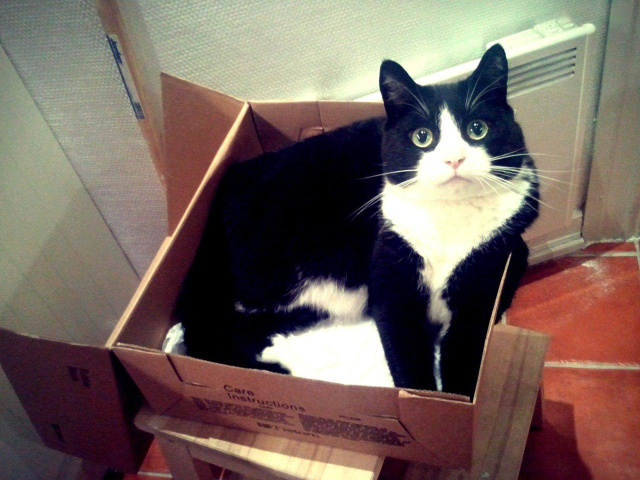
#> input picture CoreFunction/cat.jpg, 1280 x 960 px (shown at 1/2 size)
$ python basic_operation.py
#> lines starting #> are read from the running program, lines starting #| are printed output that depends on the picture; after the words box and inside, x2 and y2 are one past the last pixel; in counts of white or black regions, pixels touching at a corner belong together
import cv2
import numpy as np
from matplotlib import pyplot as plt

img = cv2.imread('cat.jpg')
#> img is the input picture: shape (960, 1280, 3); mean B, G, R 93.7, 100.6, 117.2

# from 450 to 1050 = 600px
# from 90 to 400 = 310px

# get the cat face
catface = img[100:500, 700:1100]
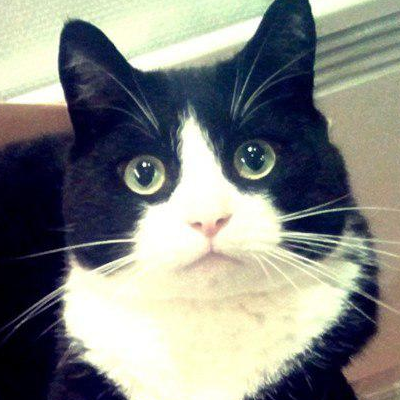
#> catface: shape (400, 400, 3); mean B, G, R 130.1, 133.9, 131.1
img[0:catface.shape[0],0:catface.shape[1]] = catface
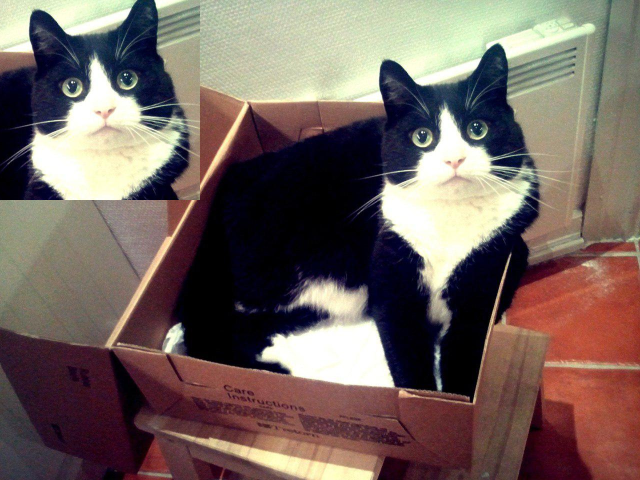
#> img: shape (960, 1280, 3) (shown at 1/2 size); 13.02% of pixels changed, all inside (x1, y1, x2, y2) = (0, 0, 400, 400)
print(catface.shape)
#| (400, 400, 3)
#plt.imshow(img);
#plt.show();

# our cat face
# cv2.imwrite('catface.png', catface)

# create border for cat
catface = cv2.copyMakeBorder(catface,value=(100,181,246),top=10,bottom=10,left=10,right=10,borderType=cv2.BORDER_CONSTANT)
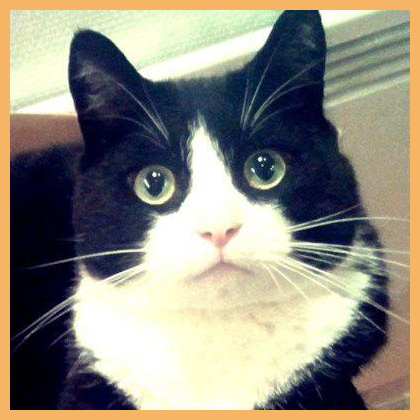
#> catface: shape (420, 420, 3); mean B, G, R 127.3, 138.2, 141.7
catface = cv2.copyMakeBorder(catface,value=(66,165,245),top=10,bottom=10,left=10,right=10,borderType=cv2.BORDER_CONSTANT)
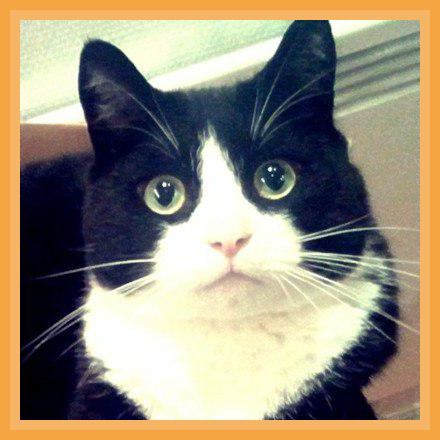
#> catface: shape (440, 440, 3); mean B, G, R 121.9, 140.6, 150.9
catface = cv2.copyMakeBorder(catface,value=(33,150,243),top=10,bottom=10,left=10,right=10,borderType=cv2.BORDER_CONSTANT)
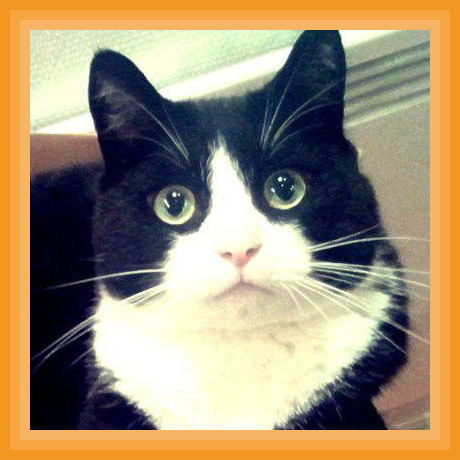
#> catface: shape (460, 460, 3); mean B, G, R 114.3, 141.4, 158.7

cv2.imwrite('catface.png',catface)
plt.imshow(catface)
plt.show()
